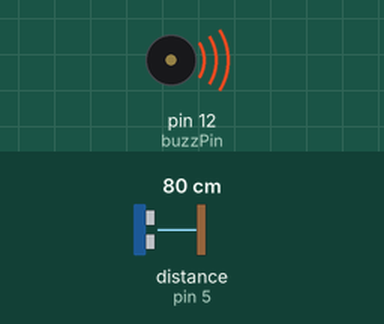
Simulated run of this sketch. Board: Arduino Uno, built with avr-gcc and run on an emulated ATmega328P. Shown: buzzer (waves = sounding, pin HIGH). Wiring (inferred from the names in the program): ultrasonic range finder: trigger pin 6; echo pin 5. The inputs (shaded band) are chosen by the test bench; at power-on: distance to the obstacle (sensor on pin 5) 80 cm. The echo pulse lasts 58.3 µs per cm; pins used as bus, display or sensor lines are not drawn.

Above: at 1.2 s.
1.3 s: distance to the obstacle (sensor on pin 5) set to 222 cm
2.8 s: distance to the obstacle (sensor on pin 5) set to 230 cm
At 3.3 s:
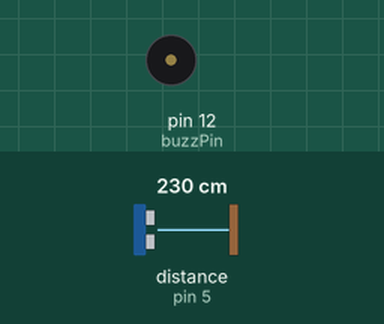
4.3 s: distance to the obstacle (sensor on pin 5) set to 2 cm
At 5.1 s:
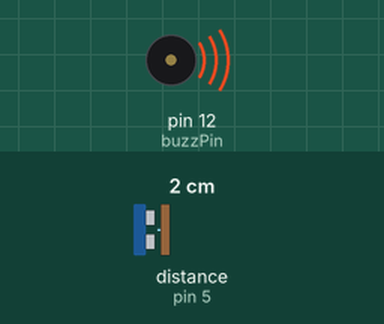
5.8 s: distance to the obstacle (sensor on pin 5) set to 250 cm
At 7.1 s:
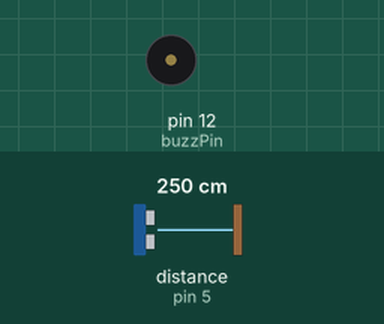
Timing chart, 0 to 8.3 s (numbered marks = the images above; inputs shaded):
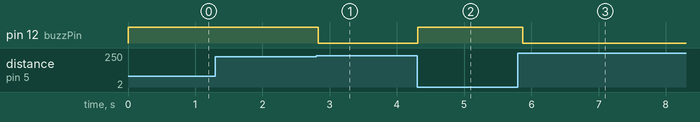

Measured:
- the behaviour switches between 225 and 226 cm on distance to the obstacle (sensor on pin 5) (found by bisection; images 0 and 1)
- after the input at 1.3 s, every drawn part: stays the same
- after the input at 2.8 s, pin 12 (buzzPin): HIGH → LOW at once
- after the input at 4.3 s, pin 12 (buzzPin): LOW → HIGH at once
- after the input at 5.8 s, pin 12 (buzzPin): HIGH → LOW after 0.07 s

The sketch:

Social_Distancing.ino
```cpp
int const trigPin = 6;
int const echoPin = 5;
int const buzzPin = 12;
void setup()
{
pinMode(trigPin, OUTPUT); // trig pin will have pulses output
pinMode(echoPin, INPUT); // echo pin should be input to get pulse width
pinMode(buzzPin, OUTPUT); // buzz pin is output to control buzzer
}
void loop()
{
// Duration will be the input pulse width and distance will be the distance to the obstacle in centimeters
int duration, distance;
// Output pulse with 1ms width on trigPin
digitalWrite(trigPin, HIGH);
delay(1);
digitalWrite(trigPin, LOW);
// Measure the pulse input in echo pin
duration = pulseIn(echoPin, HIGH);
// Distance is half the duration divided by 29.1 (from datasheet)
distance = (duration/2) / 29.1;
// if distance less than 0.5 meter and more than 0 (0 or less means over range)
if (distance <= 225 && distance >= 0) {
// Buzz
digitalWrite(buzzPin, HIGH);
} else {
// Don't buzz
digitalWrite(buzzPin, LOW);
}
// Waiting 60 ms won't hurt any one
delay(60);
}
```
